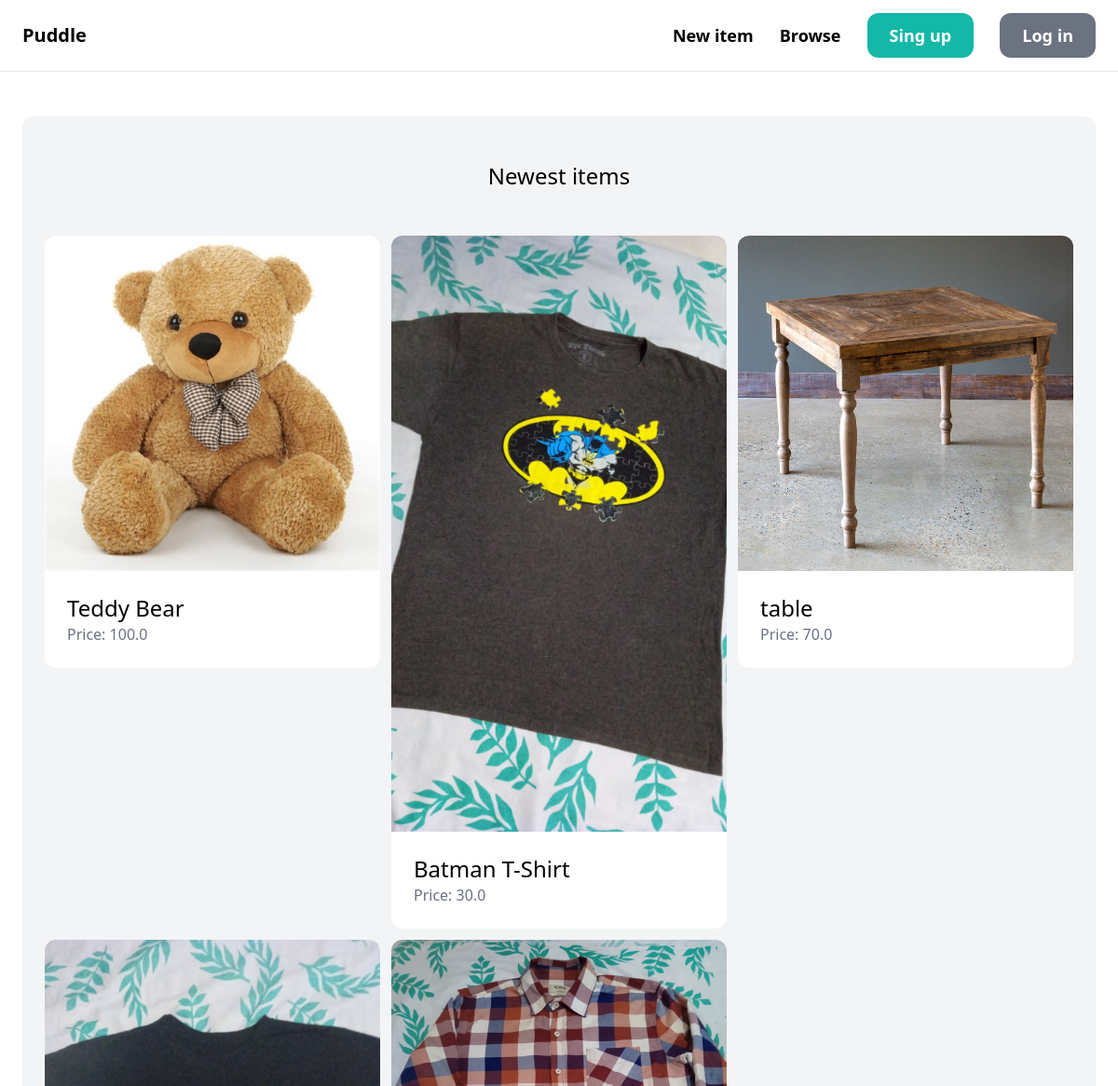
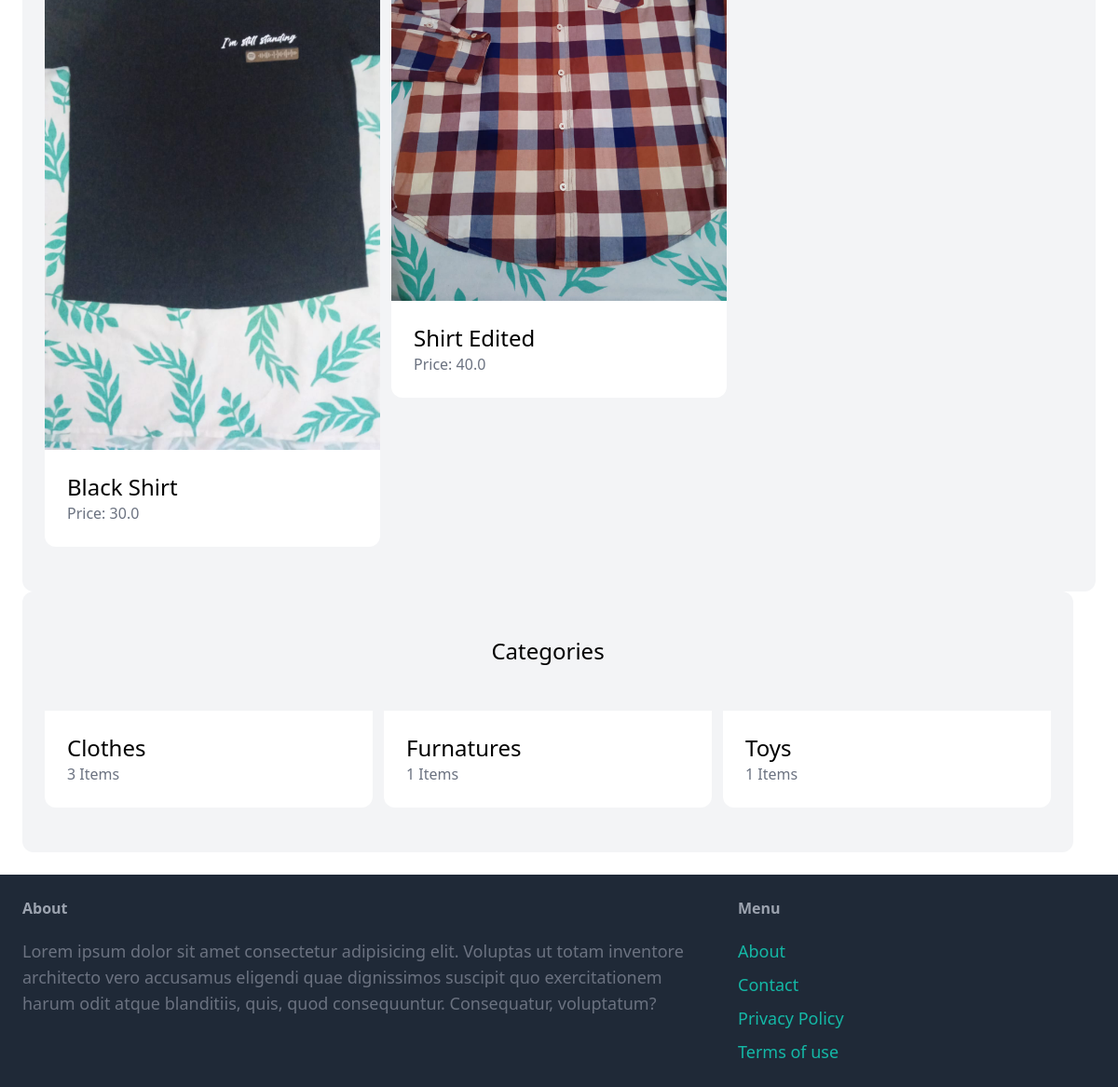
The page / on the database its author committed (2 pictures, top to bottom).
### item/models.py (models this page shows, shortened)
class Item(models.Model):
    category = models.ForeignKey(Category,related_name='items',on_delete=models.CASCADE)
    name = models.CharField(max_length=255)
    description = models.TextField(blank=True,null=True)
    price = models.FloatField()
    image = models.ImageField(upload_to='item_images',blank=True,null=True)
    is_sold = models.BooleanField(default=False)
    created_by = models.ForeignKey(User,related_name='items',on_delete = models.CASCADE)
    created_at = models.DateTimeField(auto_now_add=True)

class Category(models.Model):
    name = models.CharField(max_length=255)
    class Meta:
        ordering = ('name',)
        verbose_name_plural = 'Categories'

### core/views.py (the view)
# urls.py: path('', views.index,name='index'),
def index(request):
    items = Item.objects.filter(is_sold=False)[0:6]
    categories  = Category.objects.all()
    return render(request,'core/index.html',{
        'categories' : categories,
        'items' : items,
    })

### core/templates/core/index.html (shortened to what this page needs)
{% extends 'core/base.html' %}
{%  block content %}
<div class="mt-6 px-6 py-12 bg-gray-100 rounded-xl">
    <h2 class="mb-12 text-2xl text-center">Newest items</h2>
    <div class="grid grid-cols-3 gap-3">
        {% for item in items%}
            <a href="{%  url 'item:detail' item.id %}">
                <div>
                    <img src="{{ item.image.url }} " class="rounded-t-xl">
                </div>
                <div class="p-6 bg-white rounded-b-xl">
                    <h2 class="text-2xl ">{{ item.name }}</h2>
                    <p class="text-gray-500">Price: {{ item.price }}</p>
                </div>
            </a>
        {% endfor %}
    </div>
</div>
<div class="mr-6 px-6 py-12 bg-gray-100 rounded-xl">
    <h2 class="mb-12 text-2xl text-center">Categories</h2>
    <div class="grid grid-cols-3 gap-3">
        {% for category in categories %}
            <div class="p-6 bg-white rounded-b-xl">
                <h2 class="text-2xl ">{{ category.name }}</h2>
                <p class="text-gray-500">{{ category.items.count }} Items</p>
            </div>
        {% endfor %}
    </div>
</div>
{% endblock %}

### rows shown on the page
Item: image (picture), name "Teddy Bear", price "100.0"
Item: image (picture), name "Batman T-Shirt", price "30.0"
Item: image (picture), name "table", price "70.0"
Item: image (picture), name "Black Shirt", price "30.0"
Item: image (picture), name "Shirt Edited", price "40.0"
Category: name "Clothes", items.count "3"
Category: name "Furnatures", items.count "1"
Category: name "Toys", items.count "1"
